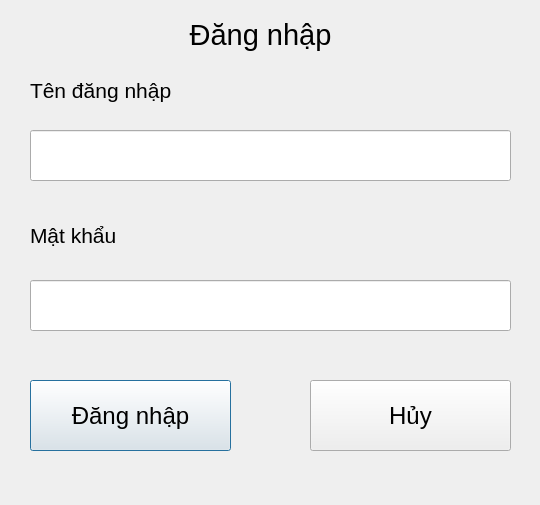
<?xml version="1.0" encoding="UTF-8"?>
<ui version="4.0">
 <class>LoginDialog</class>
 <widget class="QDialog" name="LoginDialog">
  <property name="geometry">
   <rect>
    <x>0</x>
    <y>0</y>
    <width>540</width>
    <height>505</height>
   </rect>
  </property>
  <property name="windowTitle">
   <string>LoginDialog</string>
  </property>
  <widget class="QLabel" name="lblUsername">
   <property name="geometry">
    <rect>
     <x>30</x>
     <y>70</y>
     <width>161</width>
     <height>41</height>
    </rect>
   </property>
   <property name="text">
    <string>&lt;html&gt;&lt;head/&gt;&lt;body&gt;&lt;p&gt;&lt;span style=&quot; font-size:16pt;&quot;&gt;Tên đăng nhập&lt;/span&gt;&lt;/p&gt;&lt;/body&gt;&lt;/html&gt;</string>
   </property>
  </widget>
  <widget class="QLabel" name="lblPassword">
   <property name="geometry">
    <rect>
     <x>30</x>
     <y>210</y>
     <width>141</width>
     <height>51</height>
    </rect>
   </property>
   <property name="text">
    <string>&lt;html&gt;&lt;head/&gt;&lt;body&gt;&lt;p&gt;&lt;span style=&quot; font-size:16pt;&quot;&gt;Mật khẩu&lt;/span&gt;&lt;/p&gt;&lt;/body&gt;&lt;/html&gt;</string>
   </property>
  </widget>
  <widget class="QPushButton" name="btnLogin">
   <property name="geometry">
    <rect>
     <x>30</x>
     <y>380</y>
     <width>201</width>
     <height>71</height>
    </rect>
   </property>
   <property name="font">
    <font>
     <pointsize>18</pointsize>
    </font>
   </property>
   <property name="text">
    <string>Đăng nhập</string>
   </property>
  </widget>
  <widget class="QPushButton" name="btnCancel">
   <property name="geometry">
    <rect>
     <x>310</x>
     <y>380</y>
     <width>201</width>
     <height>71</height>
    </rect>
   </property>
   <property name="font">
    <font>
     <pointsize>18</pointsize>
    </font>
   </property>
   <property name="text">
    <string>Hủy</string>
   </property>
  </widget>
  <widget class="QLineEdit" name="editUsername">
   <property name="geometry">
    <rect>
     <x>30</x>
     <y>130</y>
     <width>481</width>
     <height>51</height>
    </rect>
   </property>
   <property name="font">
    <font>
     <pointsize>16</pointsize>
    </font>
   </property>
  </widget>
  <widget class="QLineEdit" name="editPassword">
   <property name="geometry">
    <rect>
     <x>30</x>
     <y>280</y>
     <width>481</width>
     <height>51</height>
    </rect>
   </property>
   <property name="font">
    <font>
     <pointsize>16</pointsize>
    </font>
   </property>
  </widget>
  <widget class="QLabel" name="lblUsername_2">
   <property name="geometry">
    <rect>
     <x>180</x>
     <y>10</y>
     <width>161</width>
     <height>51</height>
    </rect>
   </property>
   <property name="text">
    <string>&lt;html&gt;&lt;head/&gt;&lt;body&gt;&lt;p align=&quot;center&quot;&gt;&lt;span style=&quot; font-size:22pt;&quot;&gt;Đăng nhập&lt;/span&gt;&lt;/p&gt;&lt;/body&gt;&lt;/html&gt;</string>
   </property>
  </widget>
 </widget>
 <layoutdefault spacing="6" margin="11"/>
 <resources/>
 <connections/>
</ui>
